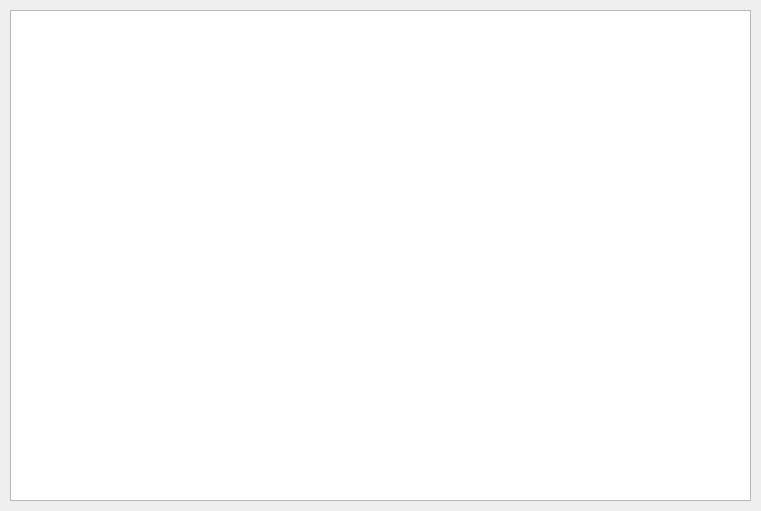
<?xml version="1.0" encoding="UTF-8"?>
<ui version="4.0">
 <class>ViewDraw</class>
 <widget class="QWidget" name="ViewDraw">
  <property name="geometry">
   <rect>
    <x>0</x>
    <y>0</y>
    <width>761</width>
    <height>511</height>
   </rect>
  </property>
  <property name="windowTitle">
   <string>Form</string>
  </property>
  <widget class="QTableWidget" name="viewDrawTable">
   <property name="geometry">
    <rect>
     <x>10</x>
     <y>10</y>
     <width>741</width>
     <height>491</height>
    </rect>
   </property>
  </widget>
 </widget>
 <resources/>
 <connections/>
</ui>
